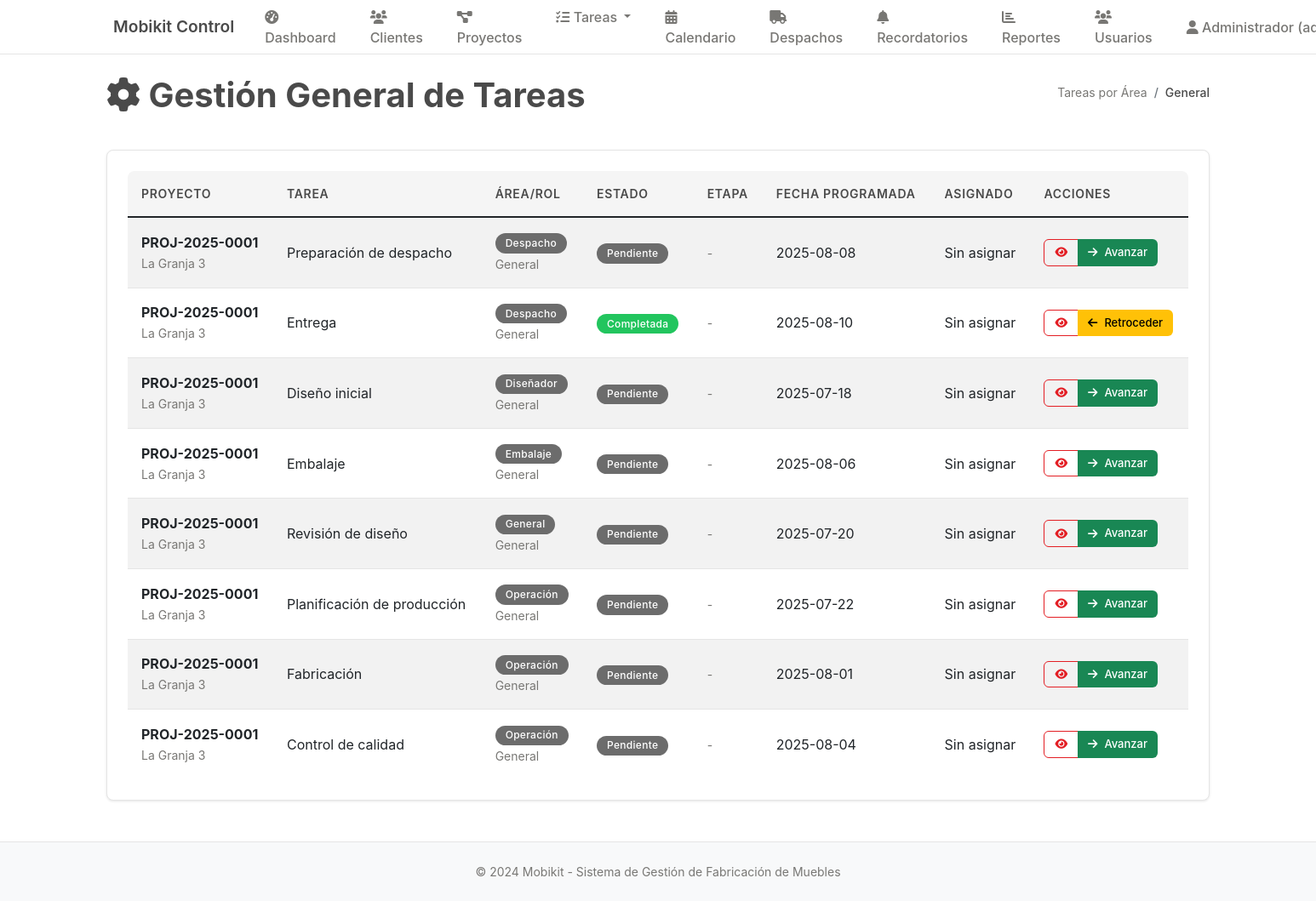
The app's page /tareas/general (signed in) with its own data.
### tables this page shows
CREATE TABLE tareas (
    id INTEGER PRIMARY KEY AUTOINCREMENT,
    proyecto_id INTEGER NOT NULL,
    codigo TEXT, -- Código de tarea opcional
    titulo TEXT NOT NULL,
    descripcion TEXT,
    tipo TEXT DEFAULT 'general' CHECK (tipo IN ('diseño', 'fabricación', 'control_calidad', 'embalaje', 'despacho', 'general')),
    rol_asignado TEXT NOT NULL,
    usuario_asignado_id INTEGER,
    area_id INTEGER,
    estado TEXT DEFAULT 'pendiente' CHECK (estado IN ('pendiente', 'en_progreso', 'pausada', 'completada', 'cancelada')),
    prioridad TEXT DEFAULT 'media' CHECK (prioridad IN ('baja', 'media', 'alta', 'urgente')),
    fecha_programada DATE,
    fecha_inicio TIMESTAMP,
    fecha_completada TIMESTAMP,
    tiempo_estimado INTEGER, -- En horas
    tiempo_real INTEGER, -- En horas
    dependencias TEXT, -- JSON con IDs de tareas dependientes
    observaciones TEXT,
    created_at TIMESTAMP DEFAULT CURRENT_TIMESTAMP,
    updated_at TIMESTAMP DEFAULT CURRENT_TIMESTAMP, etapa_fabricacion TEXT 
                CHECK (etapa_fabricacion IN ('seccionado', 'enchapado', 'mecanizado', 'fabricacion_completo')),
    FOREIGN KEY (proyecto_id) REFERENCES proyectos (id),
    FOREIGN KEY (usuario_asignado_id) REFERENCES usuarios (id),
    FOREIGN KEY (area_id) REFERENCES areas (id)
);

CREATE TABLE proyectos (
    id INTEGER PRIMARY KEY AUTOINCREMENT,
    codigo TEXT UNIQUE NOT NULL, -- Código único del proyecto
    nombre TEXT NOT NULL,
    cliente_id INTEGER NOT NULL,
    descripcion TEXT,
    estado TEXT DEFAULT 'diseño' CHECK (estado IN ('diseño', 'aprobado', 'producción', 'embalaje', 'despacho', 'entregado', 'cancelado')),
    prioridad TEXT DEFAULT 'media' CHECK (prioridad IN ('baja', 'media', 'alta', 'urgente')),
    fecha_inicio DATE,
    fecha_entrega DATE,
    fecha_entrega_real DATE,
    diseñador_id INTEGER,
    supervisor_id INTEGER,
    presupuesto DECIMAL(12,2),
    costo_real DECIMAL(12,2),
    observaciones TEXT,
    created_at TIMESTAMP DEFAULT CURRENT_TIMESTAMP,
    updated_at TIMESTAMP DEFAULT CURRENT_TIMESTAMP,
    FOREIGN KEY (cliente_id) REFERENCES clientes (id),
    FOREIGN KEY (diseñador_id) REFERENCES usuarios (id),
    FOREIGN KEY (supervisor_id) REFERENCES usuarios (id)
);

### main.py (the view)
@app.route('/tareas/general')
@login_required
@role_required(['admin', 'general'])
def tareas_general():
    conn = sqlite3.connect('mobikit.db')
    cursor = conn.cursor()
    cursor.execute('''
        SELECT t.id, t.titulo, p.nombre as proyecto, p.codigo, t.estado,
               t.fecha_programada, t.descripcion, u.nombre as asignado,
               t.rol_asignado, t.tipo, t.etapa_fabricacion, t.created_at
        FROM tareas t
        JOIN proyectos p ON t.proyecto_id = p.id
        LEFT JOIN usuarios u ON t.usuario_asignado_id = u.id
        ORDER BY
            t.rol_asignado,
            CASE t.estado
                WHEN 'pendiente' THEN 1
                WHEN 'en_progreso' THEN 2
                WHEN 'completada' THEN 3
            END,
            t.fecha_programada ASC
    ''')
    tareas_list = cursor.fetchall()
    conn.close()
    return render_template('tareas_general.html', tareas=tareas_list)

### main.py (called while the page is built)
def login_required(f):
    @wraps(f)
    def decorated_function(*args, **kwargs):
        if 'user_id' not in session:
            return redirect(url_for('login'))
        return f(*args, **kwargs)
    return decorated_function

def role_required(roles):
    def decorator(f):
        @wraps(f)
        def decorated_function(*args, **kwargs):
            if 'user_role' not in session or session['user_role'] not in roles:
                flash('No tienes permisos para acceder a esta página', 'error')
                return redirect(url_for('dashboard'))
            return f(*args, **kwargs)
        return decorated_function
    return decorator

### templates/tareas_general.html (shortened to what this page needs)
{% extends "base.html" %}
{% block content %}
<div class="d-flex justify-content-between align-items-center mb-4">
    <h1><i class="fas fa-cog"></i> Gestión General de Tareas</h1>
    <nav aria-label="breadcrumb">
        <ol class="breadcrumb">
            <li class="breadcrumb-item"><a href="{{ url_for('tareas_area') }}">Tareas por Área</a></li>
            <li class="breadcrumb-item active">General</li>
        </ol>
    </nav>
</div>
<div class="card">
    <div class="card-body">
        {% if tareas %}
        <div class="table-responsive">
            <table class="table table-striped">
                <thead>
                    <tr>
                        <th>Proyecto</th>
                        <th>Tarea</th>
                        <th>Área/Rol</th>
                        <th>Estado</th>
                        <th>Etapa</th>
                        <th>Fecha Programada</th>
                        <th>Asignado</th>
                        <th>Acciones</th>
                    </tr>
                </thead>
                <tbody>
                    {% for tarea in tareas %}
                    <tr>
                        <td>
                            <strong>{{ tarea[3] }}</strong><br>
                            <small class="text-muted">{{ tarea[2] }}</small>
                        </td>
                        <td>{{ tarea[1] }}</td>
                        <td>
                            <span class="badge bg-secondary">{{ tarea[8]|title }}</span>
                            {% if tarea[9] %}
                            <br><small class="text-muted">{{ tarea[9]|title }}</small>
                            {% endif %}
                        </td>
                        <td>
                            <span class="badge bg-{{ 'success' if tarea[4] == 'completada' else 'warning' if tarea[4] == 'en_progreso' else 'secondary' }}">
                                {{ tarea[4]|title }}
                            </span>
                        </td>
                        <td>
                            {% if tarea[10] %}
                            <span class="badge bg-info">{{ tarea[10]|title|replace('_', ' ') }}</span>
                            {% else %}
                            <small class="text-muted">-</small>
                            {% endif %}
                        </td>
                        <td>{{ tarea[5] if tarea[5] else 'Sin fecha' }}</td>
                        <td>{{ tarea[7] if tarea[7] else 'Sin asignar' }}</td>
                        <td>
                            <div class="btn-group" role="group">
                                <a href="{{ url_for('tarea_detalle', tarea_id=tarea[0]) }}" class="btn btn-sm btn-outline-primary">
                                    <i class="fas fa-eye"></i>
                                </a>
                                {% if tarea[4] != 'completada' %}
                                <button class="btn btn-sm btn-success" onclick="avanzarTarea({{ tarea[0] }})">
                                    <i class="fas fa-arrow-right"></i> Avanzar
                                </button>
                                {% endif %}
                                {% if tarea[4] != 'pendiente' %}
                                <button class="btn btn-sm btn-warning" onclick="retrocederTarea({{ tarea[0] }})">
                                    <i class="fas fa-arrow-left"></i> Retroceder
                                </button>
                                {% endif %}
                            </div>
                        </td>
                    </tr>
                    {% endfor %}
                </tbody>
            </table>
        </div>
        {% else %}
        <div class="text-center py-4">
            <i class="fas fa-cog fa-3x text-muted mb-3"></i>
            <h5>No hay tareas disponibles</h5>
            <p class="text-muted">Las tareas aparecerán aquí cuando sean creadas.</p>
        </div>
        {% endif %}
    </div>
</div>
{% endblock %}

### static/css/style.css (style rules this page uses)
:root { --mobikit-red: #E31E24; --mobikit-gray: #4A4A4A; --mobikit-light-gray: #6C6C6C; --mobikit-dark-gray: #2D2D2D; --mobikit-white: #FFFFFF; --mobikit-light-bg: #FAFAFA; --mobikit-border: #E5E5E5; --mobikit-hover: #F5F5F5; --mobikit-text-light: #787774; --mobikit-sidebar: #F7F6F3; }
* { box-sizing: border-box; }
body { font-family: -apple-system, BlinkMacSystemFont, 'Segoe UI', Roboto, 'Helvetica Neue', Arial, sans-serif; background-color: var(--mobikit-white); color: var(--mobikit-gray); line-height: 1.5; margin: 0; padding: 0; }
h1 { font-size: 2.5rem; font-weight: 700; color: var(--mobikit-gray); margin-bottom: 1rem; line-height: 1.2; }
.card { background-color: var(--mobikit-white); border: 1px solid var(--mobikit-border); border-radius: 8px; box-shadow: 0 1px 3px rgba(0, 0, 0, 0.1); margin-bottom: 1.5rem; overflow: hidden; transition: all 0.2s ease; }
.card-body { padding: 1.5rem; }
.btn { font-weight: 500; border-radius: 6px; padding: 0.5rem 1rem; font-size: 0.875rem; border: none; cursor: pointer; transition: all 0.2s ease; display: inline-flex; align-items: center; gap: 0.5rem; }
.btn-outline-primary { background-color: transparent; color: var(--mobikit-red); border: 1px solid var(--mobikit-red); }
.btn-sm { padding: 0.375rem 0.75rem; font-size: 0.8125rem; }
.table { background-color: var(--mobikit-white); border-radius: 8px; overflow: hidden; margin-bottom: 0; }
.table th { background-color: var(--mobikit-hover); border: none; font-weight: 600; color: var(--mobikit-gray); padding: 1rem; font-size: 0.875rem; text-transform: uppercase; letter-spacing: 0.05em; }
.table td { border: none; border-top: 1px solid var(--mobikit-border); padding: 1rem; vertical-align: middle; }
.badge { font-weight: 500; padding: 0.35rem 0.75rem; border-radius: 20px; font-size: 0.75rem; letter-spacing: 0.025em; }
.badge.bg-secondary { background-color: var(--mobikit-light-gray) !important; }
.badge.bg-success { background-color: #22C55E !important; }
.breadcrumb { background-color: transparent; padding: 0; margin-bottom: 1.5rem; }
.breadcrumb-item { font-size: 0.875rem; }
.breadcrumb-item a { color: var(--mobikit-text-light); text-decoration: none; }
.breadcrumb-item.active { color: var(--mobikit-gray); font-weight: 500; }
a { color: var(--mobikit-red); text-decoration: none; }
.text-muted { color: var(--mobikit-text-light) !important; }

### records on screen
tareas: codigo "PROJ-2025-0001", nombre "La Granja 3", titulo "Preparación de despacho", rol_asignado "Despacho", tipo "General", estado "Pendiente", fecha_programada "2025-08-08", tarea "Sin asignar"
tareas: codigo "PROJ-2025-0001", nombre "La Granja 3", titulo "Entrega", rol_asignado "Despacho", tipo "General", estado "Completada", fecha_programada "2025-08-10", tarea "Sin asignar"
tareas: codigo "PROJ-2025-0001", nombre "La Granja 3", titulo "Diseño inicial", rol_asignado "Diseñador", tipo "General", estado "Pendiente", fecha_programada "2025-07-18", tarea "Sin asignar"
tareas: codigo "PROJ-2025-0001", nombre "La Granja 3", titulo "Embalaje", rol_asignado "Embalaje", tipo "General", estado "Pendiente", fecha_programada "2025-08-06", tarea "Sin asignar"
tareas: codigo "PROJ-2025-0001", nombre "La Granja 3", titulo "Revisión de diseño", rol_asignado "General", tipo "General", estado "Pendiente", fecha_programada "2025-07-20", tarea "Sin asignar"
tareas: codigo "PROJ-2025-0001", nombre "La Granja 3", titulo "Planificación de producción", rol_asignado "Operación", tipo "General", estado "Pendiente", fecha_programada "2025-07-22", tarea "Sin asignar"
tareas: codigo "PROJ-2025-0001", nombre "La Granja 3", titulo "Fabricación", rol_asignado "Operación", tipo "General", estado "Pendiente", fecha_programada "2025-08-01", tarea "Sin asignar"
tareas: codigo "PROJ-2025-0001", nombre "La Granja 3", titulo "Control de calidad", rol_asignado "Operación", tipo "General", estado "Pendiente", fecha_programada "2025-08-04", tarea "Sin asignar"

### other values on screen
{{ session.user_name }} "Administrador"
